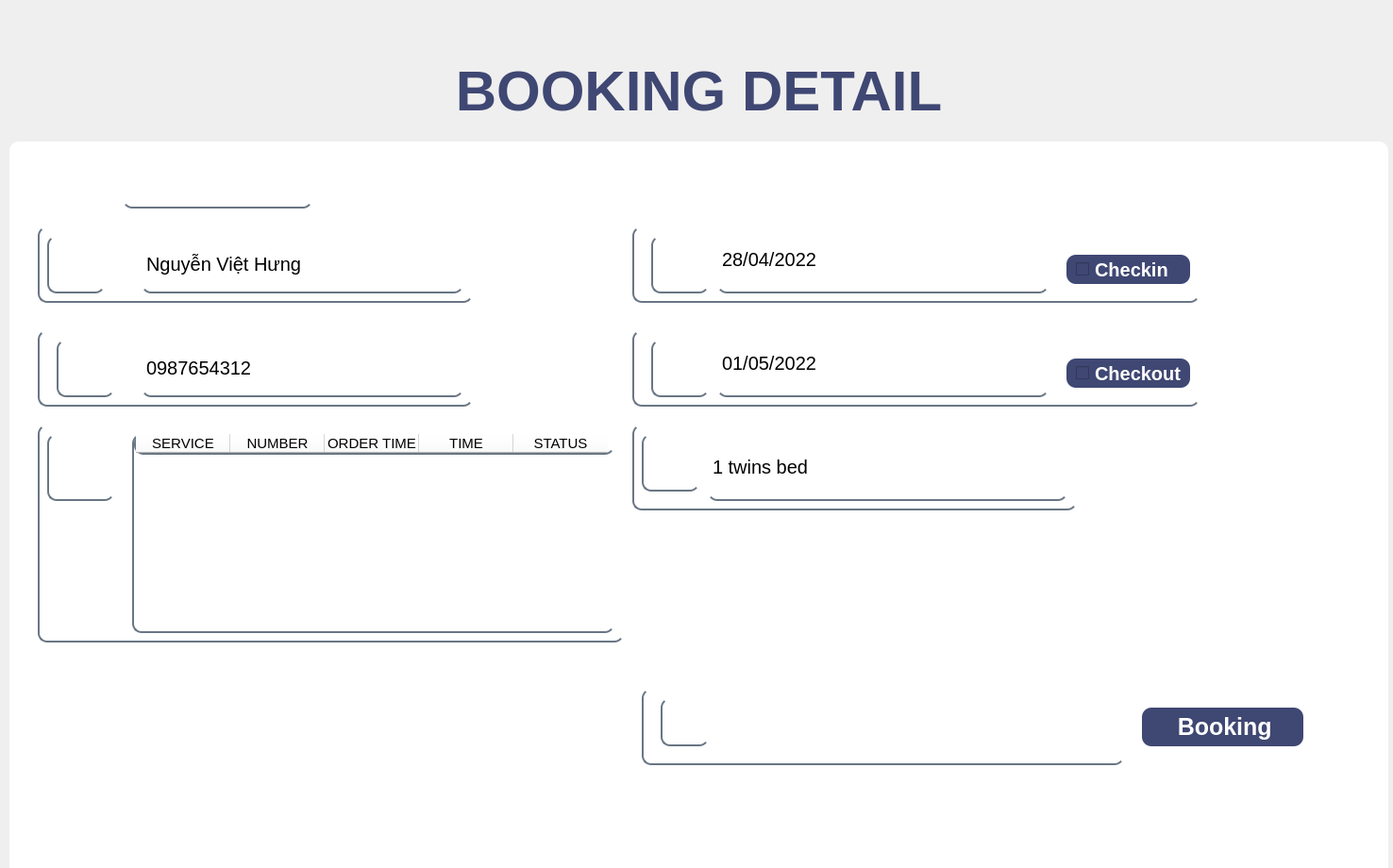
<?xml version="1.0" encoding="UTF-8"?>
<ui version="4.0">
 <class>Widget</class>
 <widget class="QWidget" name="Widget">
  <property name="geometry">
   <rect>
    <x>0</x>
    <y>0</y>
    <width>1476</width>
    <height>920</height>
   </rect>
  </property>
  <property name="sizePolicy">
   <sizepolicy hsizetype="Preferred" vsizetype="Preferred">
    <horstretch>0</horstretch>
    <verstretch>0</verstretch>
   </sizepolicy>
  </property>
  <property name="contextMenuPolicy">
   <enum>Qt::CustomContextMenu</enum>
  </property>
  <property name="windowTitle">
   <string>Widget</string>
  </property>
  <widget class="QLabel" name="label_21">
   <property name="geometry">
    <rect>
     <x>10</x>
     <y>10</y>
     <width>1461</width>
     <height>121</height>
    </rect>
   </property>
   <property name="styleSheet">
    <string notr="true">font-size: 30px;
color: #3f4773</string>
   </property>
   <property name="text">
    <string>&lt;html&gt;&lt;head/&gt;&lt;body&gt;&lt;h1 align=&quot;center&quot; style=&quot; margin-top:18px; margin-bottom:12px; margin-left:0px; margin-right:0px; -qt-block-indent:0; text-indent:0px;&quot;&gt;&lt;span style=&quot; font-size:xx-large; font-weight:700;&quot;&gt;BOOKING DETAIL&lt;/span&gt;&lt;/h1&gt;&lt;/body&gt;&lt;/html&gt;</string>
   </property>
   <property name="alignment">
    <set>Qt::AlignBottom|Qt::AlignHCenter</set>
   </property>
  </widget>
  <widget class="QWidget" name="widget" native="true">
   <property name="geometry">
    <rect>
     <x>10</x>
     <y>140</y>
     <width>1461</width>
     <height>781</height>
    </rect>
   </property>
   <widget class="QFrame" name="Frame">
    <property name="geometry">
     <rect>
      <x>0</x>
      <y>10</y>
      <width>1461</width>
      <height>781</height>
     </rect>
    </property>
    <property name="styleSheet">
     <string notr="true">border-width: 1;
border-style: none;
border-radius: 10;
background-color: white;
</string>
    </property>
    <property name="frameShape">
     <enum>QFrame::Panel</enum>
    </property>
    <property name="frameShadow">
     <enum>QFrame::Sunken</enum>
    </property>
    <property name="lineWidth">
     <number>1</number>
    </property>
    <property name="midLineWidth">
     <number>0</number>
    </property>
    <widget class="QLabel" name="label_2">
     <property name="geometry">
      <rect>
       <x>30</x>
       <y>20</y>
       <width>71</width>
       <height>61</height>
      </rect>
     </property>
     <property name="text">
      <string/>
     </property>
     <property name="pixmap">
      <pixmap>images/license.png</pixmap>
     </property>
     <property name="scaledContents">
      <bool>true</bool>
     </property>
    </widget>
    <widget class="QLineEdit" name="lineEdit">
     <property name="geometry">
      <rect>
       <x>120</x>
       <y>30</y>
       <width>201</width>
       <height>41</height>
      </rect>
     </property>
     <property name="styleSheet">
      <string notr="true">background-color:rgba(0,0,0,0);
border: none;
font-size: 20px;
border-bottom: 2px solid rgba(105,118,132,255);
color:rgba(255,255,255);
padding-bottom:7px;
</string>
     </property>
     <property name="text">
      <string>103</string>
     </property>
     <property name="placeholderText">
      <string>Booking ID</string>
     </property>
    </widget>
    <widget class="QFrame" name="checkinFrame">
     <property name="geometry">
      <rect>
       <x>30</x>
       <y>90</y>
       <width>461</width>
       <height>81</height>
      </rect>
     </property>
     <property name="styleSheet">
      <string notr="true">border-width: 1;
border-style: none;
border-bottom: 2px solid rgba(105,118,132,255);
border-left: 2px solid rgba(105,118,132,255);
border-radius: 10;
background-color: white;
</string>
     </property>
     <property name="frameShape">
      <enum>QFrame::Panel</enum>
     </property>
     <property name="frameShadow">
      <enum>QFrame::Sunken</enum>
     </property>
     <property name="lineWidth">
      <number>1</number>
     </property>
     <property name="midLineWidth">
      <number>0</number>
     </property>
     <widget class="QLabel" name="label_3">
      <property name="geometry">
       <rect>
        <x>10</x>
        <y>10</y>
        <width>61</width>
        <height>61</height>
       </rect>
      </property>
      <property name="text">
       <string/>
      </property>
      <property name="pixmap">
       <pixmap>images/user.png</pixmap>
      </property>
      <property name="scaledContents">
       <bool>true</bool>
      </property>
     </widget>
     <widget class="QLabel" name="label">
      <property name="geometry">
       <rect>
        <x>110</x>
        <y>10</y>
        <width>341</width>
        <height>61</height>
       </rect>
      </property>
      <property name="styleSheet">
       <string notr="true">border-width: 1;
border-style: none;
font-size: 20px;
border-bottom: 2px solid rgba(105,118,132,255);
border-radius: 10;
background-color: white;
</string>
      </property>
      <property name="text">
       <string>Nguyễn Việt Hưng</string>
      </property>
     </widget>
    </widget>
    <widget class="QFrame" name="checkinFrame_2">
     <property name="geometry">
      <rect>
       <x>30</x>
       <y>200</y>
       <width>461</width>
       <height>81</height>
      </rect>
     </property>
     <property name="styleSheet">
      <string notr="true">border-width: 1;
border-style: none;
border-bottom: 2px solid rgba(105,118,132,255);
border-left: 2px solid rgba(105,118,132,255);
border-radius: 10;
background-color: white;
</string>
     </property>
     <property name="frameShape">
      <enum>QFrame::Panel</enum>
     </property>
     <property name="frameShadow">
      <enum>QFrame::Sunken</enum>
     </property>
     <property name="lineWidth">
      <number>1</number>
     </property>
     <property name="midLineWidth">
      <number>0</number>
     </property>
     <widget class="QLabel" name="label_4">
      <property name="geometry">
       <rect>
        <x>20</x>
        <y>10</y>
        <width>61</width>
        <height>61</height>
       </rect>
      </property>
      <property name="text">
       <string/>
      </property>
      <property name="pixmap">
       <pixmap>images/telephone.png</pixmap>
      </property>
      <property name="scaledContents">
       <bool>true</bool>
      </property>
     </widget>
     <widget class="QLabel" name="label_12">
      <property name="geometry">
       <rect>
        <x>110</x>
        <y>10</y>
        <width>341</width>
        <height>61</height>
       </rect>
      </property>
      <property name="styleSheet">
       <string notr="true">border-width: 1;
border-style: none;
font-size: 20px;
border-bottom: 2px solid rgba(105,118,132,255);
border-radius: 10;
background-color: white;
</string>
      </property>
      <property name="text">
       <string>0987654312</string>
      </property>
     </widget>
    </widget>
    <widget class="QFrame" name="checkinFrame_3">
     <property name="geometry">
      <rect>
       <x>660</x>
       <y>90</y>
       <width>601</width>
       <height>81</height>
      </rect>
     </property>
     <property name="styleSheet">
      <string notr="true">border-width: 1;
border-style: none;
border-bottom: 2px solid rgba(105,118,132,255);
border-left: 2px solid rgba(105,118,132,255);
border-radius: 10;
background-color: white;
</string>
     </property>
     <property name="frameShape">
      <enum>QFrame::Panel</enum>
     </property>
     <property name="frameShadow">
      <enum>QFrame::Sunken</enum>
     </property>
     <property name="lineWidth">
      <number>1</number>
     </property>
     <property name="midLineWidth">
      <number>0</number>
     </property>
     <widget class="QLabel" name="label_5">
      <property name="geometry">
       <rect>
        <x>20</x>
        <y>10</y>
        <width>61</width>
        <height>61</height>
       </rect>
      </property>
      <property name="text">
       <string/>
      </property>
      <property name="pixmap">
       <pixmap>images/log-in.png</pixmap>
      </property>
      <property name="scaledContents">
       <bool>true</bool>
      </property>
     </widget>
     <widget class="QCheckBox" name="checkBox_14">
      <property name="geometry">
       <rect>
        <x>460</x>
        <y>30</y>
        <width>131</width>
        <height>31</height>
       </rect>
      </property>
      <property name="styleSheet">
       <string notr="true">border-style: none;
color: white;
font-size: 20px;
font-weight: bold;
background-color: #3f4773;
border-radius: 10;
text-align: left;
padding-left: 10;</string>
      </property>
      <property name="text">
       <string>Checkin</string>
      </property>
     </widget>
     <widget class="QLabel" name="label_10">
      <property name="geometry">
       <rect>
        <x>90</x>
        <y>0</y>
        <width>351</width>
        <height>71</height>
       </rect>
      </property>
      <property name="styleSheet">
       <string notr="true">border-width: 1;
border-style: none;
font-size: 20px;
border-bottom: 2px solid rgba(105,118,132,255);
border-radius: 10;
background-color: white;
</string>
      </property>
      <property name="text">
       <string>28/04/2022</string>
      </property>
     </widget>
    </widget>
    <widget class="QFrame" name="checkinFrame_4">
     <property name="geometry">
      <rect>
       <x>660</x>
       <y>200</y>
       <width>601</width>
       <height>81</height>
      </rect>
     </property>
     <property name="styleSheet">
      <string notr="true">border-width: 1;
border-style: none;
border-bottom: 2px solid rgba(105,118,132,255);
border-left: 2px solid rgba(105,118,132,255);
border-radius: 10;
background-color: white;
</string>
     </property>
     <property name="frameShape">
      <enum>QFrame::Panel</enum>
     </property>
     <property name="frameShadow">
      <enum>QFrame::Sunken</enum>
     </property>
     <property name="lineWidth">
      <number>1</number>
     </property>
     <property name="midLineWidth">
      <number>0</number>
     </property>
     <widget class="QLabel" name="label_6">
      <property name="geometry">
       <rect>
        <x>20</x>
        <y>10</y>
        <width>61</width>
        <height>61</height>
       </rect>
      </property>
      <property name="text">
       <string/>
      </property>
      <property name="pixmap">
       <pixmap>images/logout.png</pixmap>
      </property>
      <property name="scaledContents">
       <bool>true</bool>
      </property>
     </widget>
     <widget class="QCheckBox" name="checkBox_13">
      <property name="geometry">
       <rect>
        <x>460</x>
        <y>30</y>
        <width>131</width>
        <height>31</height>
       </rect>
      </property>
      <property name="styleSheet">
       <string notr="true">border-style: none;
color: white;
font-size: 20px;
font-weight: bold;
background-color: #3f4773;
border-radius: 10;
text-align: left;
padding-left: 10;</string>
      </property>
      <property name="text">
       <string>Checkout</string>
      </property>
     </widget>
     <widget class="QLabel" name="label_11">
      <property name="geometry">
       <rect>
        <x>90</x>
        <y>0</y>
        <width>351</width>
        <height>71</height>
       </rect>
      </property>
      <property name="styleSheet">
       <string notr="true">border-width: 1;
border-style: none;
font-size: 20px;
border-bottom: 2px solid rgba(105,118,132,255);
border-radius: 10;
background-color: white;
</string>
      </property>
      <property name="text">
       <string>01/05/2022</string>
      </property>
     </widget>
    </widget>
    <widget class="QFrame" name="checkinFrame_5">
     <property name="geometry">
      <rect>
       <x>30</x>
       <y>300</y>
       <width>621</width>
       <height>231</height>
      </rect>
     </property>
     <property name="styleSheet">
      <string notr="true">border-width: 1;
border-style: none;
border-bottom: 2px solid rgba(105,118,132,255);
border-left: 2px solid rgba(105,118,132,255);
border-radius: 10;
background-color: white;
</string>
     </property>
     <property name="frameShape">
      <enum>QFrame::Panel</enum>
     </property>
     <property name="frameShadow">
      <enum>QFrame::Sunken</enum>
     </property>
     <property name="lineWidth">
      <number>1</number>
     </property>
     <property name="midLineWidth">
      <number>0</number>
     </property>
     <widget class="QLabel" name="label_7">
      <property name="geometry">
       <rect>
        <x>10</x>
        <y>10</y>
        <width>71</width>
        <height>71</height>
       </rect>
      </property>
      <property name="text">
       <string/>
      </property>
      <property name="pixmap">
       <pixmap>images/icons8-service-64.png</pixmap>
      </property>
      <property name="scaledContents">
       <bool>true</bool>
      </property>
     </widget>
     <widget class="QTableWidget" name="tableWidget">
      <property name="geometry">
       <rect>
        <x>100</x>
        <y>10</y>
        <width>511</width>
        <height>211</height>
       </rect>
      </property>
      <property name="styleSheet">
       <string notr="true">font-size: 15px;
background-color: white;
</string>
      </property>
      <column>
       <property name="text">
        <string>SERVICE</string>
       </property>
      </column>
      <column>
       <property name="text">
        <string>NUMBER</string>
       </property>
      </column>
      <column>
       <property name="text">
        <string>ORDER TIME</string>
       </property>
      </column>
      <column>
       <property name="text">
        <string>TIME</string>
       </property>
      </column>
      <column>
       <property name="text">
        <string>STATUS</string>
       </property>
      </column>
     </widget>
    </widget>
    <widget class="QFrame" name="checkinFrame_6">
     <property name="geometry">
      <rect>
       <x>660</x>
       <y>300</y>
       <width>471</width>
       <height>91</height>
      </rect>
     </property>
     <property name="styleSheet">
      <string notr="true">border-width: 1;
border-style: none;
border-bottom: 2px solid rgba(105,118,132,255);
border-left: 2px solid rgba(105,118,132,255);
border-radius: 10;
background-color: white;
</string>
     </property>
     <property name="frameShape">
      <enum>QFrame::Panel</enum>
     </property>
     <property name="frameShadow">
      <enum>QFrame::Sunken</enum>
     </property>
     <property name="lineWidth">
      <number>1</number>
     </property>
     <property name="midLineWidth">
      <number>0</number>
     </property>
     <widget class="QLabel" name="label_8">
      <property name="geometry">
       <rect>
        <x>10</x>
        <y>10</y>
        <width>61</width>
        <height>61</height>
       </rect>
      </property>
      <property name="text">
       <string/>
      </property>
      <property name="pixmap">
       <pixmap>images/icons8-rooms-64.png</pixmap>
      </property>
      <property name="scaledContents">
       <bool>true</bool>
      </property>
     </widget>
     <widget class="QLabel" name="label_13">
      <property name="geometry">
       <rect>
        <x>80</x>
        <y>10</y>
        <width>381</width>
        <height>71</height>
       </rect>
      </property>
      <property name="styleSheet">
       <string notr="true">border-width: 1;
border-style: none;
font-size: 20px;
border-bottom: 2px solid rgba(105,118,132,255);
border-radius: 10;
background-color: white;
</string>
      </property>
      <property name="text">
       <string>1 twins bed</string>
      </property>
     </widget>
    </widget>
    <widget class="QFrame" name="checkinFrame_7">
     <property name="geometry">
      <rect>
       <x>670</x>
       <y>580</y>
       <width>511</width>
       <height>81</height>
      </rect>
     </property>
     <property name="styleSheet">
      <string notr="true">border-width: 1;
border-style: none;
border-bottom: 2px solid rgba(105,118,132,255);
border-left: 2px solid rgba(105,118,132,255);
border-radius: 10;
background-color: white;
</string>
     </property>
     <property name="frameShape">
      <enum>QFrame::Panel</enum>
     </property>
     <property name="frameShadow">
      <enum>QFrame::Sunken</enum>
     </property>
     <property name="lineWidth">
      <number>1</number>
     </property>
     <property name="midLineWidth">
      <number>0</number>
     </property>
     <widget class="QLineEdit" name="lineEdit_5">
      <property name="geometry">
       <rect>
        <x>100</x>
        <y>10</y>
        <width>171</width>
        <height>61</height>
       </rect>
      </property>
      <property name="styleSheet">
       <string notr="true">background-color:rgba(0,0,0,0);
border: none;
font-size: 30px;
font-weight: bold;
color:rgba(255,255,255);
padding-bottom:7px;
</string>
      </property>
      <property name="text">
       <string>TOTAL BILL:</string>
      </property>
      <property name="cursorPosition">
       <number>11</number>
      </property>
      <property name="placeholderText">
       <string/>
      </property>
     </widget>
     <widget class="QLabel" name="label_9">
      <property name="geometry">
       <rect>
        <x>20</x>
        <y>10</y>
        <width>51</width>
        <height>51</height>
       </rect>
      </property>
      <property name="text">
       <string/>
      </property>
      <property name="pixmap">
       <pixmap>images/bill.png</pixmap>
      </property>
      <property name="scaledContents">
       <bool>true</bool>
      </property>
     </widget>
     <widget class="QLineEdit" name="lineEdit_3">
      <property name="geometry">
       <rect>
        <x>290</x>
        <y>20</y>
        <width>261</width>
        <height>41</height>
       </rect>
      </property>
      <property name="styleSheet">
       <string notr="true">background-color:rgba(0,0,0,0);
border: none;
font-size: 25px;
color:rgba(255,255,255);
padding-bottom:7px;
</string>
      </property>
      <property name="text">
       <string>$2000</string>
      </property>
     </widget>
    </widget>
    <widget class="QPushButton" name="pushButton_2">
     <property name="geometry">
      <rect>
       <x>1200</x>
       <y>600</y>
       <width>171</width>
       <height>41</height>
      </rect>
     </property>
     <property name="acceptDrops">
      <bool>false</bool>
     </property>
     <property name="styleSheet">
      <string notr="true">border-style: none;
color: white;
font-size: 25px;
font-weight: bold;
background-color: #3f4773;
border-radius: 10;
text-align: left;
padding-left: 10;</string>
     </property>
     <property name="text">
      <string>    Booking</string>
     </property>
     <property name="icon">
      <iconset>
       <normaloff>../../Downloads/dtm/HotelManagementSystem-dashboard/images/bed-64.png</normaloff>../../Downloads/dtm/HotelManagementSystem-dashboard/images/bed-64.png</iconset>
     </property>
     <property name="iconSize">
      <size>
       <width>32</width>
       <height>32</height>
      </size>
     </property>
     <property name="flat">
      <bool>false</bool>
     </property>
    </widget>
   </widget>
  </widget>
  <zorder>widget</zorder>
  <zorder>label_21</zorder>
 </widget>
 <resources/>
 <connections/>
</ui>
